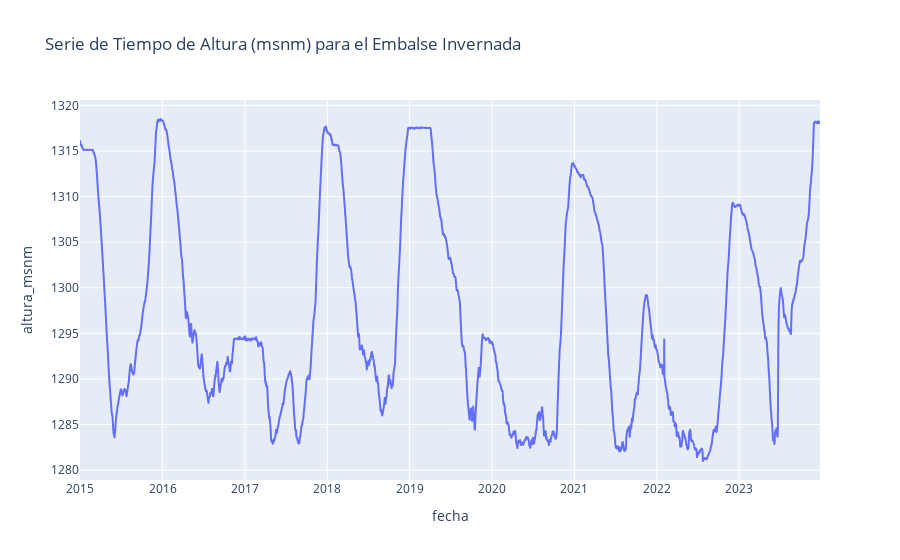

The code cell stored with this chart in its notebook:
### Markdown cell above
### Embalse Invernada

### Code cell
# Asegúrate de que 'fecha' es una columna de tipo datetime
df_embalse_6['fecha'] = pd.to_datetime(df_embalse_6['fecha'])

# Crear un gráfico de línea para la serie de tiempo
fig = px.line(df_embalse_6, x='fecha', y='altura_msnm', title='Serie de Tiempo de Altura (msnm) para el Embalse Invernada')

# Mostrar el gráfico
fig.show()

### Figure 1 — Plotly figure (JSON) as saved in the notebook; plotly's stock layout.template omitted (floating-point values rounded to 4 significant figures; data arrays with more than 128 entries replaced by an {"elided": "..."} marker saying what was removed)
{"data": [{"hovertemplate": "fecha=%{x}<br>altura_msnm=%{y}<extra></extra>", "legendgroup": "", "line": {"color": "#636efa", "dash": "solid"}, "marker": {"symbol": "circle"}, "mode": "lines", "name": "", "showlegend": false, "type": "scattergl", "x": {"elided": "3283 str values"}, "xaxis": "x", "y": {"elided": "3283 float values"}, "yaxis": "y"}], "layout": {"legend": {"tracegroupgap": 0}, "title": {"text": "Serie de Tiempo de Altura (msnm) para el Embalse Invernada"}, "xaxis": {"anchor": "y", "domain": [0, 1], "title": {"text": "fecha"}}, "yaxis": {"anchor": "x", "domain": [0, 1], "title": {"text": "altura_msnm"}}}}
